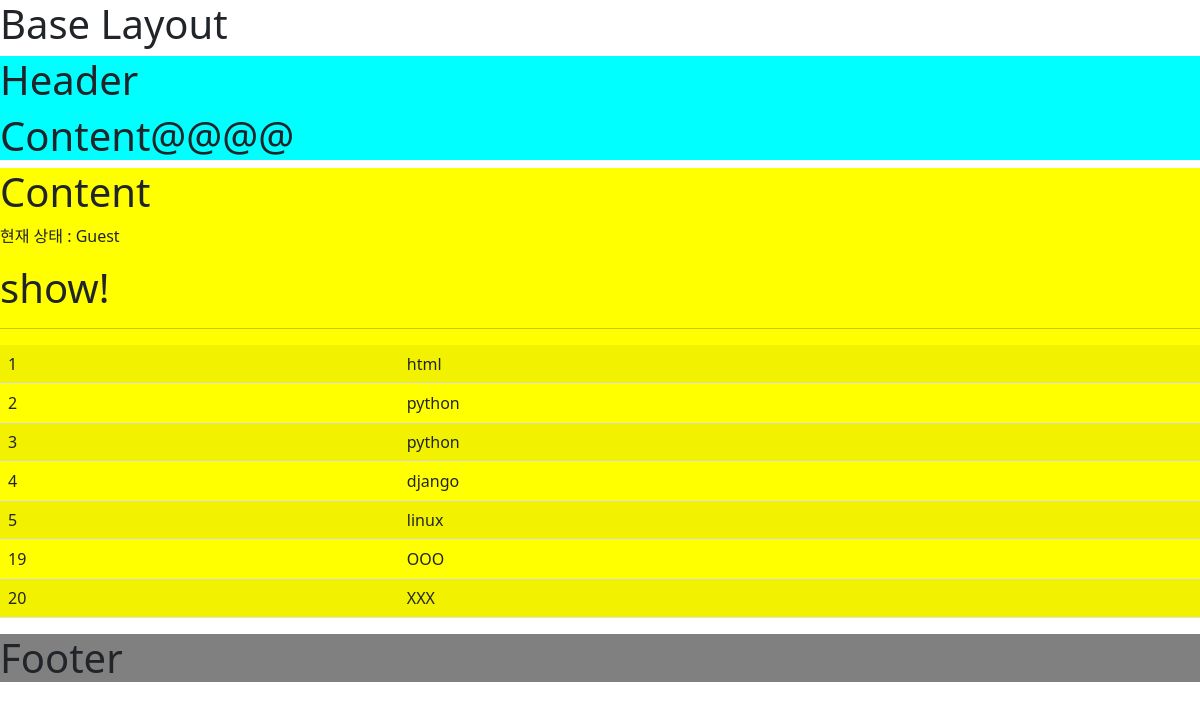
Screenshot of /first/show/ with the database file from the repository.
### firstapp/models.py (models this page shows)
class Curriculum(models.Model):
  name = models.CharField(max_length=255)

### firstapp/views.py (the view)
# urls.py: path('show/', views.show, name='show'),
def show(request):
  curriculum = Curriculum.objects.all()
  return render(
    request, 'show.html',
    { 'data': curriculum }
  )

### firstapp/templates/show.html
{% extends 'firstapp/layout.html' %}
{% block content %}
<link href="https://cdn.jsdelivr.net/npm/bootstrap@5.1.3/dist/css/bootstrap.min.css" rel="stylesheet">
<body>
  {% if user.is_authenticated %}
    <p>{{ user.username }} 님 반갑습니다.</p>
  {% else %}
    <p>현재 상태 : Guest</p>
  {% endif %}
  <h1>show!</h1>
  <hr>
  <table class="table table-striped">
    {% for c in data %}
      <tr>
        <td>{{ c.id }}</td>
        <td>{{ c.name }}</td>
      </tr>
    {% endfor %}
  </table>
</body>
{% endblock %}
{% block content2 %}
  <h1>Content@@@@</h1>
{% endblock %}

### rows the page displays
Curriculum: id "1", name "html"
Curriculum: id "2", name "python"
Curriculum: id "3", name "python"
Curriculum: id "4", name "django"
Curriculum: id "5", name "linux"
Curriculum: id "19", name "OOO"
Curriculum: id "20", name "XXX"
